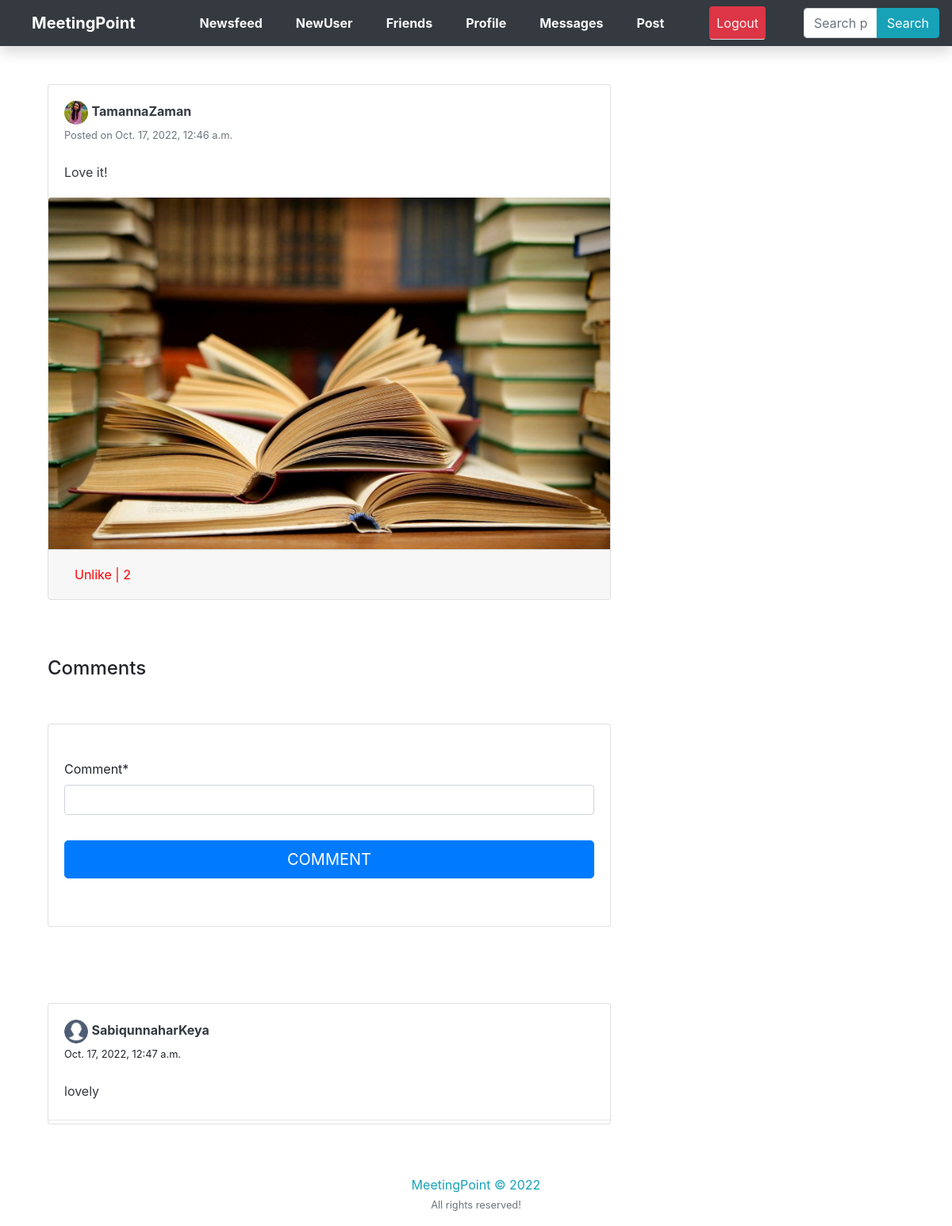
Page /post/1/ (signed in) on the committed database.
### newsfeed/models.py (models this page shows, shortened)
class Post(models.Model):
    description = models.CharField(max_length=255, blank=True)
    pic = models.ImageField(upload_to='path/to/img')
    date_posted = models.DateTimeField(default=timezone.now)
    user_name = models.ForeignKey(User, on_delete=models.CASCADE)
    tags = models.CharField(max_length=100, blank=True)

class Profile(models.Model):
    user = models.OneToOneField(User, on_delete=models.CASCADE)
    image = models.ImageField(default='profile_pics/default0.png', upload_to='profile_pics/')
    slug = AutoSlugField(populate_from='user')  # type: ignore
    bio = models.CharField(max_length=255, blank=True)
    friends = models.ManyToManyField("Profile", blank=True)
    def get_absolute_url(self):
        return "/users/{}".format(self.slug)

class Comments(models.Model):
    post = models.ForeignKey(Post, related_name='details', on_delete=models.CASCADE)
    username = models.ForeignKey(User, related_name='details', on_delete=models.CASCADE)
    comment = models.CharField(max_length=255)
    comment_date = models.DateTimeField(default=timezone.now)

### newsfeed/views.py (the view)
# urls.py: path('post/<int:pk>/', views.post_detail, name='post-detail'),
@login_required
def post_detail(request, pk):
	post = get_object_or_404(Post, pk=pk)
	user = request.user
	is_liked =  Like.objects.filter(user=user, post=post)
	if request.method == 'POST':
		form = NewCommentForm(request.POST)
		if form.is_valid():
			data = form.save(commit=False)
			data.post = post
			data.username = user
			data.save()
			return redirect('post-detail', pk=pk)
	else:
		form = NewCommentForm()
	return render(request, 'feed/post_detail.html', {'post':post, 'is_liked':is_liked, 'form':form})

### newsfeed/forms.py
class NewCommentForm(forms.ModelForm):
    class Meta:
        model = Comments
        fields = ['comment']

### newsfeed/templates/feed/post_detail.html (shortened to what this page needs)
{% extends "feed/layout.html" %} {% load static %} {% load crispy_forms_tags %}
{% block searchform %}
<form class="my-2 my-lg-0 ml-5 form-inline" action="{% url 'search_posts' %}" method="get">
  <div class="input-group">
    <input class="form-control" name="p" type="text" placeholder="Search posts by tags.." />
    <div class="input-group-append">
      <button class="btn btn-info" type="submit">
        Search
      </button>
    </div>
  </div>
</form>
{% endblock searchform %} {% block content %}
<div class="container">
  <div class="row">
    <div class="col-md-8">
      <div class="card card-signin my-5">
        <div class="card-body">
          <a href="{{ post.user_name.profile.get_absolute_url }}"><img src="{{ post.user_name.profile.image.url }}"
              class="rounded-circle" width="30" height="30" alt="" /></a>
          <a class="text-dark" href="{{ post.user_name.profile.get_absolute_url }}"><b>{{ post.user_name }}</b></a>
          <br /><small class="text-muted">Posted on {{ post.date_posted }}</small>
          <br /><br />
          <p class="card-text text-dark">{{ post.description }}</p>
        </div>
        <a href="{{ post.pic.url }}"><img class="card-img-top" src="{{ post.pic.url }}" alt="" /></a>
        <div class="card-footer">
          <button class="btn btn-white mr-3 like" id="{{ post.id }}">
            {% if is_liked %}
            <a href="{% url 'post-like' %}" style="color: red" id="likebtn{{ post.id }}">
              Unlike | {{post.likes.count}}</a>
            {% else %}
            <a href="{% url 'post-like' %}" style="color: green" id="likebtn{{ post.id }}">
              Like | {{post.likes.count}}</a>
            {% endif %}
          </button>
        </div>
      </div>
    </div>
  </div>
  <br />
  <h4>Comments</h4>
  <div class="row">
    <div class="col-md-8">
      <div class="card card-signin my-5">
        <div class="card-body">
          <form class="form-signin" method="POST" id="post-form">
            <fieldset class="form-group">
              <br />
              {{ form|crispy }}
            </fieldset>
            <div class="form-group">
              <button class="btn btn-lg btn-primary btn-block text-uppercase" type="submit">
                Comment</button><br />
            </div>
          </form>
        </div>
      </div>
    </div>
  </div>
  <div class="row">
    <div class="col-md-8">
      {% if post.details.all %}
      <div class="card card-signin my-5">
        {% for detail in post.details.all %}
        <div class="card-body">
          <a href="{{ detail.username.profile.get_absolute_url }}">
            <img src="{{ detail.username.profile.image.url }}" class="rounded-circle" width="30" height="30" alt="" />
          </a>
          <a class="text-dark" href="{{ detail.username.profile.get_absolute_url }}"><b>{{ detail.username }}</b></a>
          <br /><small>{{ detail.comment_date }}</small><br /><br />
          <p class="card-text text-dark">{{ detail.comment }}</p>
        </div>
        <hr class="my-1" />
        {% endfor %}
      </div>
      {% else %}
      <p>No comments to show!</p>
      {% endif %}
    </div>
  </div>
</div>
{% endblock content %}

### rows in the picture
Post: user_name.profile.image (picture), user_name "TamannaZaman", date_posted "Oct. 17, 2022, 12:46 a.m.", description "Love it!", pic (picture), likes.count "2"
Comments: username.profile.image (placeholder picture), username "SabiqunnaharKeya", comment_date "Oct. 17, 2022, 12:47 a.m.", comment "lovely"
